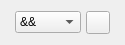
<?xml version="1.0" encoding="UTF-8"?>
<ui version="4.0">
 <class>glitch_object_logical_operator_arduino</class>
 <widget class="QWidget" name="glitch_object_logical_operator_arduino">
  <property name="geometry">
   <rect>
    <x>0</x>
    <y>0</y>
    <width>125</width>
    <height>45</height>
   </rect>
  </property>
  <property name="windowTitle">
   <string>Form</string>
  </property>
  <layout class="QHBoxLayout" name="horizontalLayout">
   <property name="spacing">
    <number>5</number>
   </property>
   <property name="leftMargin">
    <number>15</number>
   </property>
   <property name="topMargin">
    <number>0</number>
   </property>
   <property name="rightMargin">
    <number>15</number>
   </property>
   <property name="bottomMargin">
    <number>0</number>
   </property>
   <item>
    <widget class="QComboBox" name="logical_operator">
     <property name="styleSheet">
      <string notr="true">QComboBox { combobox-popup: 0; }</string>
     </property>
     <property name="currentText">
      <string notr="true">&amp;&amp;</string>
     </property>
     <property name="sizeAdjustPolicy">
      <enum>QComboBox::AdjustToContents</enum>
     </property>
     <item>
      <property name="text">
       <string notr="true">&amp;&amp;</string>
      </property>
     </item>
     <item>
      <property name="text">
       <string notr="true">!</string>
      </property>
     </item>
     <item>
      <property name="text">
       <string notr="true">||</string>
      </property>
     </item>
    </widget>
   </item>
   <item>
    <widget class="QToolButton" name="context_menu">
     <property name="text">
      <string/>
     </property>
     <property name="icon">
      <iconset resource="../../Icons/icons.qrc">
       <normaloff>:/context-menu.png</normaloff>:/context-menu.png</iconset>
     </property>
    </widget>
   </item>
  </layout>
 </widget>
 <tabstops>
  <tabstop>logical_operator</tabstop>
  <tabstop>context_menu</tabstop>
 </tabstops>
 <resources>
  <include location="../../Icons/icons.qrc"/>
 </resources>
 <connections/>
</ui>
